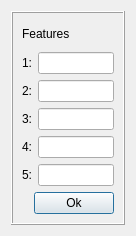
<?xml version="1.0" encoding="UTF-8"?>
<ui version="4.0">
 <class>featureDialog</class>
 <widget class="QWidget" name="featureDialog">
  <property name="geometry">
   <rect>
    <x>0</x>
    <y>0</y>
    <width>136</width>
    <height>236</height>
   </rect>
  </property>
  <property name="windowIcon">
   <iconset>
    <normaloff>gibbon.jpg</normaloff>gibbon.jpg</iconset>
  </property>
  <layout class="QGridLayout" name="gridLayout">
   <item row="0" column="0">
    <widget class="QFrame" name="frame">
     <property name="frameShape">
      <enum>QFrame::Box</enum>
     </property>
     <property name="frameShadow">
      <enum>QFrame::Raised</enum>
     </property>
     <layout class="QVBoxLayout" name="verticalLayout">
      <item>
       <layout class="QHBoxLayout" name="horizontalLayout_7">
        <item>
         <widget class="QLabel" name="label_6">
          <property name="text">
           <string>Features</string>
          </property>
         </widget>
        </item>
       </layout>
      </item>
      <item>
       <layout class="QHBoxLayout" name="horizontalLayout_6">
        <item>
         <widget class="QLabel" name="label">
          <property name="text">
           <string>1:</string>
          </property>
         </widget>
        </item>
        <item>
         <widget class="QLineEdit" name="a">
          <property name="maximumSize">
           <size>
            <width>150</width>
            <height>16777215</height>
           </size>
          </property>
         </widget>
        </item>
       </layout>
      </item>
      <item>
       <layout class="QHBoxLayout" name="horizontalLayout_5">
        <item>
         <widget class="QLabel" name="label_2">
          <property name="text">
           <string>2:</string>
          </property>
         </widget>
        </item>
        <item>
         <widget class="QLineEdit" name="b">
          <property name="maximumSize">
           <size>
            <width>150</width>
            <height>16777215</height>
           </size>
          </property>
         </widget>
        </item>
       </layout>
      </item>
      <item>
       <layout class="QHBoxLayout" name="horizontalLayout_4">
        <item>
         <widget class="QLabel" name="label_3">
          <property name="text">
           <string>3:</string>
          </property>
         </widget>
        </item>
        <item>
         <widget class="QLineEdit" name="c">
          <property name="maximumSize">
           <size>
            <width>150</width>
            <height>16777215</height>
           </size>
          </property>
         </widget>
        </item>
       </layout>
      </item>
      <item>
       <layout class="QHBoxLayout" name="horizontalLayout_3">
        <item>
         <widget class="QLabel" name="label_4">
          <property name="text">
           <string>4:</string>
          </property>
         </widget>
        </item>
        <item>
         <widget class="QLineEdit" name="d">
          <property name="maximumSize">
           <size>
            <width>150</width>
            <height>16777215</height>
           </size>
          </property>
         </widget>
        </item>
       </layout>
      </item>
      <item>
       <layout class="QHBoxLayout" name="horizontalLayout">
        <item>
         <widget class="QLabel" name="label_5">
          <property name="text">
           <string>5:</string>
          </property>
         </widget>
        </item>
        <item>
         <widget class="QLineEdit" name="e">
          <property name="maximumSize">
           <size>
            <width>150</width>
            <height>16777215</height>
           </size>
          </property>
         </widget>
        </item>
       </layout>
      </item>
      <item>
       <layout class="QHBoxLayout" name="horizontalLayout_2">
        <item>
         <spacer name="horizontalSpacer">
          <property name="orientation">
           <enum>Qt::Horizontal</enum>
          </property>
          <property name="sizeHint" stdset="0">
           <size>
            <width>40</width>
            <height>20</height>
           </size>
          </property>
         </spacer>
        </item>
        <item>
         <widget class="QPushButton" name="okButton">
          <property name="text">
           <string>Ok</string>
          </property>
          <property name="autoDefault">
           <bool>false</bool>
          </property>
          <property name="default">
           <bool>true</bool>
          </property>
         </widget>
        </item>
       </layout>
      </item>
     </layout>
    </widget>
   </item>
  </layout>
 </widget>
 <resources/>
 <connections/>
</ui>
